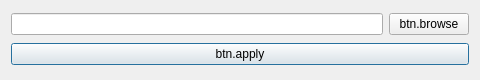
<?xml version="1.0" encoding="UTF-8"?>
<ui version="4.0">
 <class>AskFolderWindow</class>
 <widget class="QDialog" name="AskFolderWindow">
  <property name="geometry">
   <rect>
    <x>0</x>
    <y>0</y>
    <width>480</width>
    <height>80</height>
   </rect>
  </property>
  <property name="sizePolicy">
   <sizepolicy hsizetype="Fixed" vsizetype="Fixed">
    <horstretch>0</horstretch>
    <verstretch>0</verstretch>
   </sizepolicy>
  </property>
  <property name="minimumSize">
   <size>
    <width>480</width>
    <height>0</height>
   </size>
  </property>
  <property name="maximumSize">
   <size>
    <width>480</width>
    <height>80</height>
   </size>
  </property>
  <property name="windowTitle">
   <string>window.title</string>
  </property>
  <property name="modal">
   <bool>true</bool>
  </property>
  <layout class="QVBoxLayout" name="AskFolderWindowLayout">
   <item>
    <layout class="QHBoxLayout" name="InputBoxLayout">
     <item>
      <widget class="QLineEdit" name="InputPath"/>
     </item>
     <item>
      <widget class="QPushButton" name="ButtonBrowse">
       <property name="text">
        <string>btn.browse</string>
       </property>
       <property name="autoDefault">
        <bool>false</bool>
       </property>
      </widget>
     </item>
    </layout>
   </item>
   <item>
    <layout class="QHBoxLayout" name="horizontalLayout">
     <item>
      <widget class="QPushButton" name="ButtonApply">
       <property name="text">
        <string>btn.apply</string>
       </property>
       <property name="default">
        <bool>true</bool>
       </property>
      </widget>
     </item>
    </layout>
   </item>
  </layout>
 </widget>
 <resources/>
 <connections>
  <connection>
   <sender>ButtonApply</sender>
   <signal>clicked()</signal>
   <receiver>AskFolderWindow</receiver>
   <slot>accept()</slot>
   <hints>
    <hint type="sourcelabel">
     <x>239</x>
     <y>53</y>
    </hint>
    <hint type="destinationlabel">
     <x>239</x>
     <y>37</y>
    </hint>
   </hints>
  </connection>
 </connections>
</ui>
